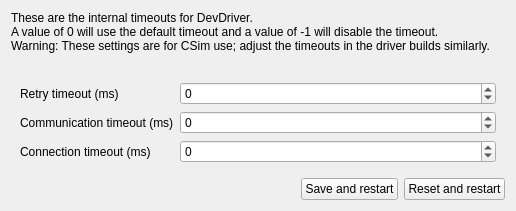
<?xml version="1.0" encoding="UTF-8"?>
<ui version="4.0">
 <class>TimeoutDialog</class>
 <widget class="QWidget" name="TimeoutDialog">
  <property name="geometry">
   <rect>
    <x>0</x>
    <y>0</y>
    <width>516</width>
    <height>187</height>
   </rect>
  </property>
  <property name="windowTitle">
   <string>Form</string>
  </property>
  <layout class="QVBoxLayout" name="verticalLayout">
   <item>
    <widget class="QLabel" name="label">
     <property name="text">
      <string>These are the internal timeouts for DevDriver.
A value of 0 will use the default timeout and a value of -1 will disable the timeout.
Warning: These settings are for CSim use; adjust the timeouts in the driver builds similarly.
      </string>
     </property>
    </widget>
   </item>
   <item>
    <widget class="QWidget" name="widget" native="true">
     <layout class="QFormLayout" name="formLayout">
      <item row="0" column="0">
       <widget class="QLabel" name="retry_timeout_label">
        <property name="sizePolicy">
         <sizepolicy hsizetype="Fixed" vsizetype="Preferred">
          <horstretch>0</horstretch>
          <verstretch>0</verstretch>
         </sizepolicy>
        </property>
        <property name="text">
         <string>Retry timeout (ms)</string>
        </property>
       </widget>
      </item>
      <item row="0" column="1">
       <widget class="QSpinBox" name="retry_spin_box">
        <property name="minimum">
         <number>-1</number>
        </property>
        <property name="maximum">
         <number>2147483647</number>
        </property>
       </widget>
      </item>
      <item row="1" column="0">
       <widget class="QLabel" name="communication_timeout">
        <property name="sizePolicy">
         <sizepolicy hsizetype="Fixed" vsizetype="Preferred">
          <horstretch>0</horstretch>
          <verstretch>0</verstretch>
         </sizepolicy>
        </property>
        <property name="text">
         <string>Communication timeout (ms)</string>
        </property>
       </widget>
      </item>
      <item row="2" column="0">
       <widget class="QLabel" name="connection_timeout_label">
        <property name="text">
         <string>Connection timeout (ms)</string>
        </property>
       </widget>
      </item>
      <item row="1" column="1">
       <widget class="QSpinBox" name="communication_spin_box">
        <property name="minimum">
         <number>-1</number>
        </property>
        <property name="maximum">
         <number>2147483647</number>
        </property>
       </widget>
      </item>
      <item row="2" column="1">
       <widget class="QSpinBox" name="connection_timeout_spin_box">
        <property name="minimum">
         <number>-1</number>
        </property>
        <property name="maximum">
         <number>2147483647</number>
        </property>
       </widget>
      </item>
     </layout>
    </widget>
   </item>
   <item>
    <spacer name="verticalSpacer">
     <property name="orientation">
      <enum>Qt::Orientation::Vertical</enum>
     </property>
     <property name="sizeHint" stdset="0">
      <size>
       <width>20</width>
       <height>0</height>
      </size>
     </property>
    </spacer>
   </item>
   <item>
    <layout class="QHBoxLayout" name="horizontalLayout">
     <item>
      <spacer name="horizontalSpacer">
       <property name="orientation">
        <enum>Qt::Orientation::Horizontal</enum>
       </property>
       <property name="sizeHint" stdset="0">
        <size>
         <width>40</width>
         <height>20</height>
        </size>
       </property>
      </spacer>
     </item>
     <item>
      <widget class="QPushButton" name="save_button">
       <property name="text">
        <string>Save and restart</string>
       </property>
      </widget>
     </item>
     <item>
      <widget class="QPushButton" name="reset_button">
       <property name="text">
        <string>Reset and restart</string>
       </property>
      </widget>
     </item>
    </layout>
   </item>
  </layout>
 </widget>
 <resources/>
 <connections/>
</ui>
